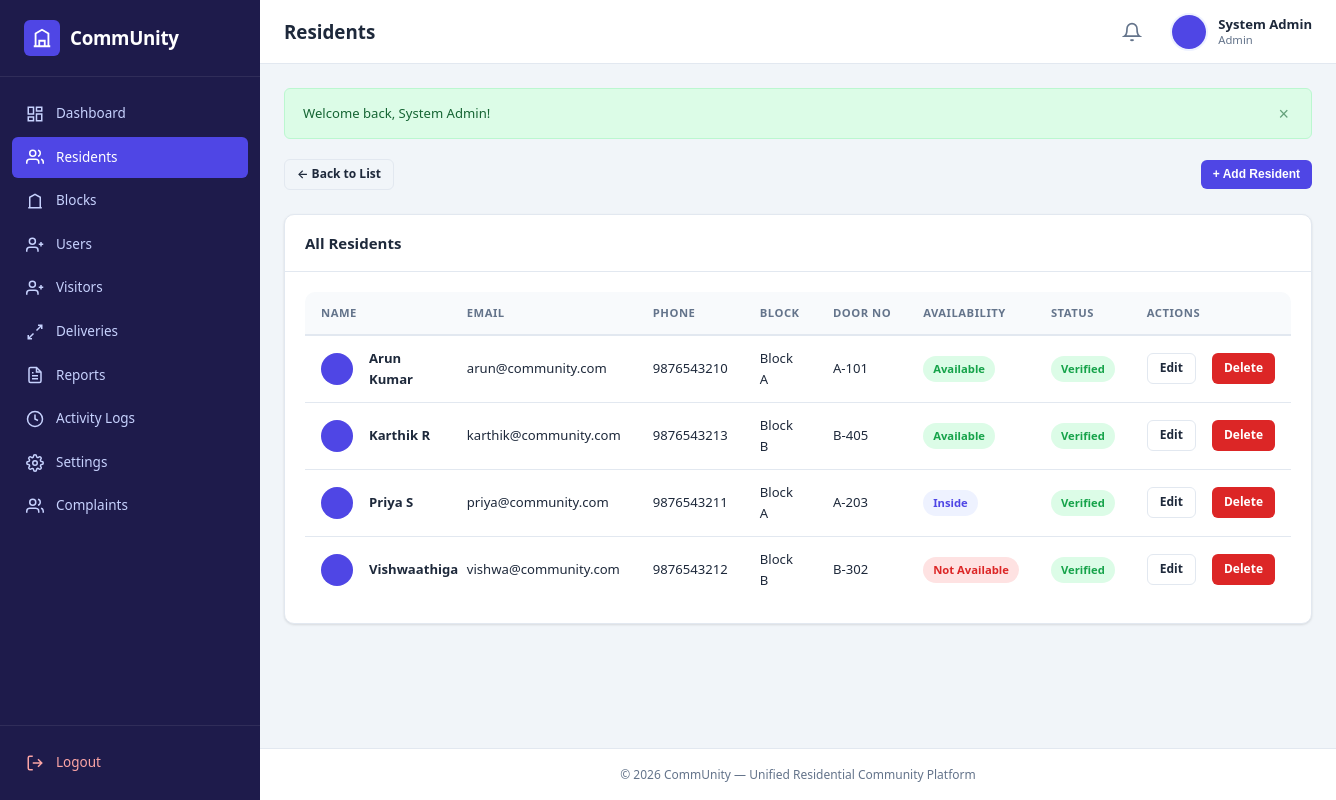
Page /admin/residents.php (signed in) on the committed database.
### tables this page shows
CREATE TABLE `users` (
  `id` int(11) NOT NULL AUTO_INCREMENT,
  `name` varchar(100) NOT NULL,
  `email` varchar(100) NOT NULL,
  `phone` varchar(20) NOT NULL,
  `password` varchar(255) NOT NULL,
  `role` enum('admin','watchman','resident') NOT NULL DEFAULT 'resident',
  `block` varchar(20) DEFAULT NULL,
  `door_number` varchar(20) DEFAULT NULL,
  `occupation` varchar(100) DEFAULT NULL,
  `emergency_contact` varchar(20) DEFAULT NULL,
  `profile_image` varchar(255) DEFAULT NULL,
  `availability` enum('Available','Inside','Not Available') NOT NULL DEFAULT 'Available',
  `verification_status` enum('Verified','Pending') NOT NULL DEFAULT 'Pending',
  `created_at` timestamp NOT NULL DEFAULT CURRENT_TIMESTAMP,
  PRIMARY KEY (`id`),
  UNIQUE KEY `email` (`email`)
);

### config/database.php (called while the page is built, shortened)
<?php
function db(): PDO {
    static $pdo = null;
    if ($pdo === null) {
        $dsn = "mysql:host=" . DB_HOST . ";dbname=" . DB_NAME . ";charset=" . DB_CHARSET;
        $options = [
            PDO::ATTR_ERRMODE            => PDO::ERRMODE_EXCEPTION,
            PDO::ATTR_DEFAULT_FETCH_MODE => PDO::FETCH_ASSOC,
            PDO::ATTR_EMULATE_PREPARES   => false,
        ];
        try {
            $pdo = new PDO($dsn, DB_USER, DB_PASS, $options);
        } catch (PDOException $e) {
            die("Database connection failed. Please check config/database.php and ensure MySQL is running in XAMPP.");
        }
    }
    return $pdo;
}

### admin/residents.php (the view, shortened to what this page needs)
<?php
require_once __DIR__ . '/../includes/functions.php';
try {
    $stmt = db()->query("SELECT * FROM users WHERE role = 'resident' ORDER BY name");
    $residents = $stmt->fetchAll();
} catch (PDOException $e) {
    $residents = [];
}
try {
    $blocks = get_blocks();
} catch (PDOException $e) {
    $blocks = [];
}
$edit_resident = null;
require __DIR__ . '/../includes/top.php';
?>
<div class="d-flex justify-between align-center mb-3">
    <div>
        <a href="<?= e(BASE_URL) ?>admin/residents.php" class="btn btn-sm btn-outline">← Back to List</a>
    </div>
    <?php if (!$edit_resident): ?>
        <button class="btn btn-primary btn-sm" onclick="document.getElementById('addModal').classList.add('active')">
            + Add Resident
        </button>
    <?php endif; ?>
</div>
<?php if ($edit_resident): ?>
    <div class="card">
        <div class="card-header">
            <h3>Edit Resident: <?= e($edit_resident['name']) ?></h3>
        </div>
        <div class="card-body">
            <form method="POST">
                <input type="hidden" name="resident_id" value="<?= $edit_resident['id'] ?>">
                <div class="form-row">
                    <div class="form-group">
                        <label class="form-label">Full Name <span class="required">*</span></label>
                        <input type="text" class="form-control" name="name" value="<?= e($edit_resident['name']) ?>" required>
                    </div>
                    <div class="form-group">
                        <label class="form-label">Email <span class="required">*</span></label>
                        <input type="email" class="form-control" name="email" value="<?= e($edit_resident['email']) ?>" required>
                    </div>
                </div>
                <div class="form-row">
                    <div class="form-group">
                        <label class="form-label">Phone <span class="required">*</span></label>
                        <input type="text" class="form-control" name="phone" value="<?= e($edit_resident['phone']) ?>" required>
                    </div>
                    <div class="form-group">
                        <label class="form-label">Availability</label>
                        <select class="form-control" name="availability">
                            <option value="Available" <?= $edit_resident['availability'] === 'Available' ? 'selected' : '' ?>>Available</option>
                            <option value="Inside" <?= $edit_resident['availability'] === 'Inside' ? 'selected' : '' ?>>Inside</option>
                            <option value="Not Available" <?= $edit_resident['availability'] === 'Not Available' ? 'selected' : '' ?>>Not Available</option>
                        </select>
                    </div>
                </div>
                <div class="form-row">
                    <div class="form-group">
                        <label class="form-label">Block</label>
                        <select class="form-control" name="block">
                            <option value="">Select Block</option>
                            <?php foreach ($blocks as $b): ?>
                                <option value="<?= e($b['block_name']) ?>" <?= $edit_resident['block'] === $b['block_name'] ? 'selected' : '' ?>><?= e($b['block_name']) ?></option>
                            <?php endforeach; ?>
                        </select>
                    </div>
                    <div class="form-group">
                        <label class="form-label">Door Number</label>
                        <input type="text" class="form-control" name="door_number" value="<?= e($edit_resident['door_number']) ?>">
                    </div>
                </div>
                <div class="form-row">
                    <div class="form-group">
                        <label class="form-label">Occupation</label>
                        <input type="text" class="form-control" name="occupation" value="<?= e($edit_resident['occupation']) ?>">
                    </div>
                    <div class="form-group">
                        <label class="form-label">Emergency Contact</label>
                        <input type="text" class="form-control" name="emergency_contact" value="<?= e($edit_resident['emergency_contact']) ?>">
                    </div>
                </div>
                <div class="form-group">
                    <label class="form-label">New Password (leave blank to keep current)</label>
                    <input type="password" class="form-control" name="password" placeholder="Leave blank to keep current password">
                </div>
                <div class="d-flex gap-2">
                    <button type="submit" name="update_resident" class="btn btn-primary">Update Resident</button>
                    <a href="<?= e(BASE_URL) ?>admin/residents.php" class="btn btn-outline">Cancel</a>
                </div>
            </form>
        </div>
    </div>
<?php else: ?>
    <div class="card">
        <div class="card-header">
            <h3>All Residents</h3>
        </div>
        <div class="card-body">
            <?php if (empty($residents)): ?>
                <div class="empty-state">
                    <p>No residents found.</p>
                </div>
            <?php else: ?>
                <div class="table-container">
                    <table class="data-table">
                        <thead>
                            <tr>
                                <th>Name</th>
                                <th>Email</th>
                                <th>Phone</th>
                                <th>Block</th>
                                <th>Door No</th>
                                <th>Availability</th>
                                <th>Status</th>
                                <th>Actions</th>
                            </tr>
                        </thead>
                        <tbody>
                            <?php foreach ($residents as $r): ?>
                                <tr>
                                    <td>
                                        <div class="d-flex align-center gap-2">
                                            <img src="<?= e(profile_image_url($r['profile_image'])) ?>" alt="" style="width:32px;height:32px;border-radius:50%;object-fit:cover;">
                                            <strong><?= e($r['name']) ?></strong>
                                        </div>
                                    </td>
                                    <td><?= e($r['email']) ?></td>
                                    <td><?= e($r['phone']) ?></td>
                                    <td><?= e($r['block'] ?? '—') ?></td>
                                    <td><?= e($r['door_number'] ?? '—') ?></td>
                                    <td><?= availability_badge($r['availability']) ?></td>
                                    <td>
                                        <?php if ($r['verification_status'] === 'Verified'): ?>
                                            <span class="badge badge-success">Verified</span>
                                        <?php else: ?>
                                            <span class="badge badge-warning">Pending</span>
                                        <?php endif; ?>
                                    </td>
                                    <td>
                                        <div class="d-flex gap-2">
                                            <a href="<?= e(BASE_URL) ?>admin/residents.php?edit=<?= $r['id'] ?>" class="btn btn-sm btn-outline">Edit</a>
                                            <a href="<?= e(BASE_URL) ?>admin/residents.php?action=delete&id=<?= $r['id'] ?>" class="btn btn-sm btn-danger" onclick="return confirm('Are you sure you want to delete this resident?')">Delete</a>
                                        </div>
                                    </td>
                                </tr>
                            <?php endforeach; ?>
                        </tbody>
                    </table>
                </div>
            <?php endif; ?>
        </div>
    </div>
<?php endif; ?>
<?php require __DIR__ . '/../includes/bottom.php'; ?>

### includes/functions.php (shortened to what this page needs)
<?php
require_once __DIR__ . '/../config/database.php';
function e(?string $str): string {
    return htmlspecialchars($str ?? '', ENT_QUOTES, 'UTF-8');
}
function availability_badge(string $status): string {
    $class = match ($status) {
        'Available'     => 'badge-success',
        'Inside'        => 'badge-primary',
        'Not Available' => 'badge-danger',
        default         => 'badge-secondary',
    };
    return '<span class="badge ' . $class . '">' . e($status) . '</span>';
}
function profile_image_url(?string $image): string {
    return BASE_URL . 'assets/images/default-avatar.png';
}

### assets/css/style.css (style rules this page uses)
:root { --primary: #4f46e5; --primary-dark: #4338ca; --primary-light: #6366f1; --primary-bg: #eef2ff; --secondary: #64748b; --success: #16a34a; --success-bg: #dcfce7; --danger: #dc2626; --danger-bg: #fee2e2; --warning: #d97706; --warning-bg: #fef3c7; --info: #2563eb; --info-bg: #dbeafe; --sidebar-bg: #1e1b4b; --sidebar-hover: #312e81; --sidebar-active: #4f46e5; --text-dark: #1e293b; --text-muted: #64748b; --bg-body: #f1f5f9; --bg-card: #ffffff; --border: #e2e8f0; --shadow: 0 1px 3px rgba(0,0,0,0.08), 0 1px 2px rgba(0,0,0,0.04); --shadow-lg: 0 4px 12px rgba(0,0,0,0.1); --radius: 10px; --radius-sm: 6px; --sidebar-width: 260px; --header-height: 64px; --font: 'Segoe UI', -apple-system, BlinkMacSystemFont, Roboto, 'Helvetica Neue', sans-serif; }
*, *::before, *::after { box-sizing: border-box; margin: 0; padding: 0; }
html { font-size: 15px; scroll-behavior: smooth; }
body { font-family: var(--font); background: var(--bg-body); color: var(--text-dark); line-height: 1.6; -webkit-font-smoothing: antialiased; }
a { color: var(--primary); text-decoration: none; }
img { max-width: 100%; display: block; }
.dashboard-body { display: flex; min-height: 100vh; }
.card { background: var(--bg-card); border-radius: var(--radius); box-shadow: var(--shadow); border: 1px solid var(--border); overflow: hidden; }
.card-header { padding: 16px 20px; border-bottom: 1px solid var(--border); display: flex; align-items: center; justify-content: space-between; gap: 12px; }
.card-header h3 { font-size: 1rem; font-weight: 600; color: var(--text-dark); }
.card-body { padding: 20px; }
.table-container { overflow-x: auto; border-radius: var(--radius); }
.data-table { width: 100%; border-collapse: collapse; font-size: 0.875rem; }
.data-table thead th { background: #f8fafc; padding: 12px 16px; text-align: left; font-weight: 600; color: var(--text-muted); font-size: 0.75rem; text-transform: uppercase; letter-spacing: 0.5px; border-bottom: 2px solid var(--border); white-space: nowrap; }
.data-table tbody td { padding: 12px 16px; border-bottom: 1px solid var(--border); vertical-align: middle; }
.data-table tbody tr:last-child td { border-bottom: none; }
.badge { display: inline-flex; align-items: center; padding: 4px 10px; border-radius: 20px; font-size: 0.75rem; font-weight: 600; white-space: nowrap; }
.badge-success { background: var(--success-bg); color: var(--success); }
.badge-danger { background: var(--danger-bg); color: var(--danger); }
.badge-primary { background: var(--primary-bg); color: var(--primary); }
.btn { display: inline-flex; align-items: center; justify-content: center; gap: 6px; padding: 9px 18px; border-radius: var(--radius-sm); font-size: 0.875rem; font-weight: 600; border: none; cursor: pointer; transition: all 0.2s ease; text-decoration: none; line-height: 1.4; }
.btn-primary { background: var(--primary); color: #fff; }
.btn-danger { background: var(--danger); color: #fff; }
.btn-outline { background: transparent; border: 1.5px solid var(--border); color: var(--text-dark); }
.btn-sm { padding: 6px 12px; font-size: 0.8rem; }
.mb-3 { margin-bottom: 24px; }
.d-flex { display: flex; }
.align-center { align-items: center; }
.justify-between { justify-content: space-between; }
.gap-2 { gap: 16px; }

### rows in the picture
users: name "Arun Kumar", email "arun@community.com", phone "9876543210", block "Block A", door_number "A-101", availability "Available", verification_status "Verified"
users: name "Karthik R", email "karthik@community.com", phone "9876543213", block "Block B", door_number "B-405", availability "Available", verification_status "Verified"
users: name "Priya S", email "priya@community.com", phone "9876543211", block "Block A", door_number "A-203", availability "Inside", verification_status "Verified"
users: name "Vishwaathiga", email "vishwa@community.com", phone "9876543212", block "Block B", door_number "B-302", availability "Not Available", verification_status "Verified"

### other values in the picture
APP_NAME "CommUnity"
$pageTitle "Residents"
$_SESSION['name'] "System Admin"
$role "Admin"
$flash['message'] "Welcome back, System Admin!"
APP_TAGLINE "Unified Residential Community Platform"
